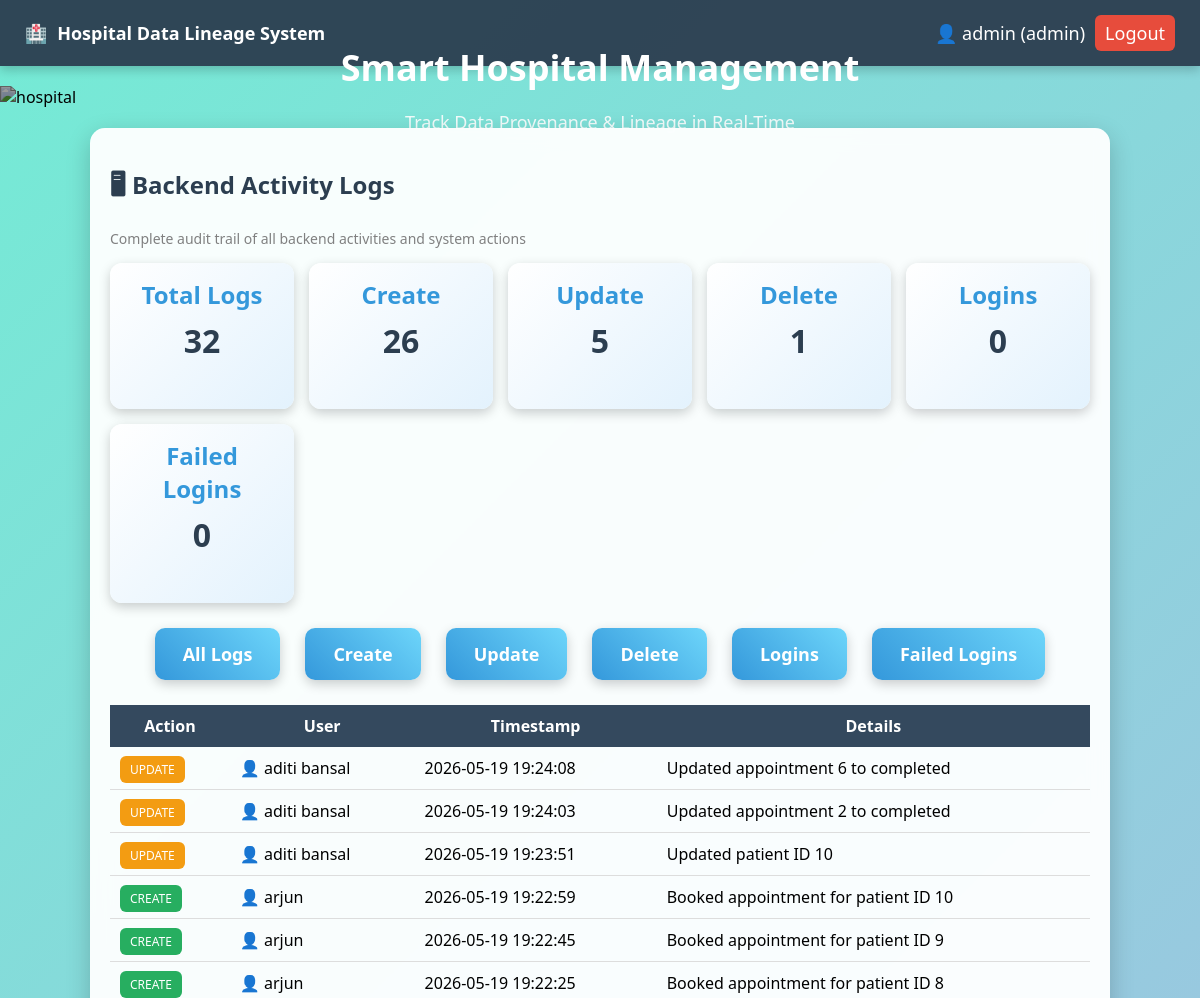
The app's page /activity_logs (signed in, upper part), older data.
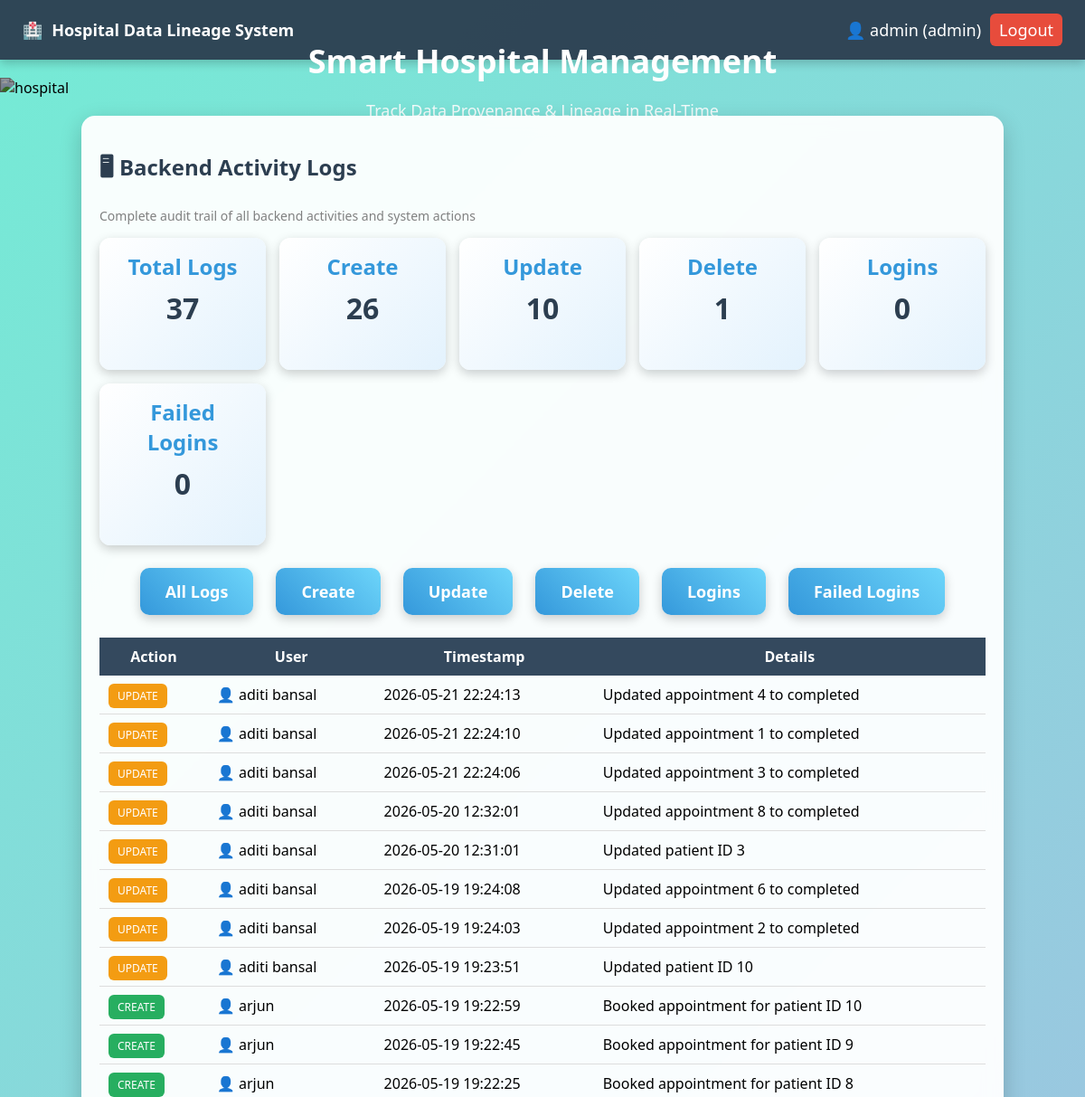
The same page, newer data.
### tables this page shows
CREATE TABLE activity_log (
        id INTEGER PRIMARY KEY AUTOINCREMENT,
        action TEXT,
        user TEXT,
        timestamp TEXT,
        details TEXT
    );

### app.py (the view)
@app.route('/activity_logs')
def activity_logs():
    if 'user' not in session:
        return redirect('/')
    conn = get_db()
    cur = conn.cursor()
    cur.execute("SELECT COUNT(*) AS count FROM activity_log")
    total_logs = cur.fetchone()['count']
    cur.execute("SELECT COUNT(*) AS count FROM activity_log WHERE action='CREATE'")
    create_count = cur.fetchone()['count']
    cur.execute("SELECT COUNT(*) AS count FROM activity_log WHERE action='UPDATE'")
    update_count = cur.fetchone()['count']
    cur.execute("SELECT COUNT(*) AS count FROM activity_log WHERE action='DELETE'")
    delete_count = cur.fetchone()['count']
    cur.execute("SELECT COUNT(*) AS count FROM activity_log WHERE action='LOGIN'")
    login_count = cur.fetchone()['count']
    cur.execute("SELECT COUNT(*) AS count FROM activity_log WHERE action='FAILED_LOGIN'")
    failed_login_count = cur.fetchone()['count']
    action = request.args.get('action')
    if action:
        cur.execute(
            """
            SELECT *
            FROM activity_log
            WHERE action=?
            ORDER BY timestamp DESC
            """,
            (action,)
        )
    else:
        cur.execute(
            """
            SELECT *
            FROM activity_log
            ORDER BY timestamp DESC
            """
        )
    logs = cur.fetchall()
    return render_template(
        'activity_logs.html',
        logs=logs,
        total_logs=total_logs,
        create_count=create_count,
        update_count=update_count,
        delete_count=delete_count,
        login_count=login_count,
        failed_login_count=failed_login_count
    )

### database.py (called while the page is built)
def get_db():
    conn = sqlite3.connect(DATABASE)
    conn.row_factory = sqlite3.Row
    conn.execute("PRAGMA foreign_keys = ON")
    return conn

### templates/activity_logs.html (shortened to what this page needs)
{% extends 'base.html' %}
{% block content %}
<div class="card">
<h2>🖥 Backend Activity Logs</h2>
<p class="subtitle">
    Complete audit trail of all backend activities and system actions
</p>
<div class="stats">
    <div class="stat-card">
        <h3>Total Logs</h3>
        <p>{{ total_logs }}</p>
    </div>
    <div class="stat-card">
        <h3>Create</h3>
        <p>{{ create_count }}</p>
    </div>
    <div class="stat-card">
        <h3>Update</h3>
        <p>{{ update_count }}</p>
    </div>
    <div class="stat-card">
        <h3>Delete</h3>
        <p>{{ delete_count }}</p>
    </div>
    <div class="stat-card">
        <h3>Logins</h3>
        <p>{{ login_count }}</p>
    </div>
    <div class="stat-card">
        <h3>Failed Logins</h3>
        <p>{{ failed_login_count }}</p>
    </div>
</div>
<div class="nav-buttons">
    <a href="/activity_logs">All Logs</a>
    <a href="/activity_logs?action=CREATE">
        Create
    </a>
    <a href="/activity_logs?action=UPDATE">
        Update
    </a>
    <a href="/activity_logs?action=DELETE">
        Delete
    </a>
    <a href="/activity_logs?action=LOGIN">
        Logins
    </a>
    <a href="/activity_logs?action=FAILED_LOGIN">
        Failed Logins
    </a>
</div>
<table>
<tr>
    <th>Action</th>
    <th>User</th>
    <th>Timestamp</th>
    <th>Details</th>
</tr>
{% for log in logs %}
<tr>
    <td>
        {% if log.action == 'CREATE' %}
            <span class="badge create">CREATE</span>
        {% elif log.action == 'UPDATE' %}
            <span class="badge update">UPDATE</span>
        {% elif log.action == 'DELETE' %}
            <span class="badge delete">DELETE</span>
        {% elif log.action == 'LOGIN' %}
    <span class="badge login">LOGIN</span>
        {% elif log.action == 'FAILED_LOGIN' %}
    <span class="badge failed-login">
        FAILED LOGIN
    </span>
        {% else %}
            {{ log.action }}
        {% endif %}
    </td>
    <td>👤 {{log.user}}</td>
    <td>{{log.timestamp}}</td>
    <td>{{log.details}}</td>
</tr>
{% endfor %}
</table>
<br>
</div>
{% endblock %}

Row changes from the older to the newer data that the page shows:
added activity_log: action "UPDATE", user "aditi bansal", timestamp "2026-05-21 22:24:13", details "Updated appointment 4 to completed"
added activity_log: action "UPDATE", user "aditi bansal", timestamp "2026-05-21 22:24:10", details "Updated appointment 1 to completed"
added activity_log: action "UPDATE", user "aditi bansal", timestamp "2026-05-21 22:24:06", details "Updated appointment 3 to completed"
added activity_log: action "UPDATE", user "aditi bansal", timestamp "2026-05-20 12:32:01", details "Updated appointment 8 to completed"
added activity_log: action "UPDATE", user "aditi bansal", timestamp "2026-05-20 12:31:01", details "Updated patient ID 3"
Text that changed along with them:
{{ total_logs }}: "32" → "37"
{{ update_count }}: "5" → "10"
